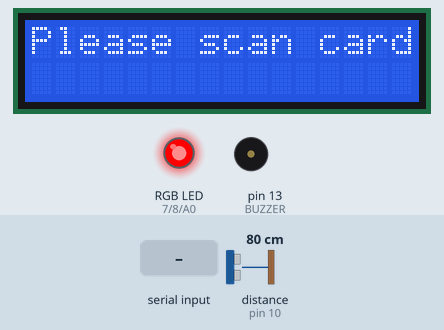
This sketch was run on a simulated Arduino Uno, built with avr-gcc and run on an emulated ATmega328P. On the bench: 16×2 character LCD, an RGB LED mixed from three pins (HIGH = lit), buzzer (waves = sounding, pin HIGH). Wiring (inferred from the names in the program): ultrasonic range finder: trigger pin 9; echo pin 10. Dashed ring = blinking. The test bench sets the inputs (shaded band); at power-on: distance to the obstacle (sensor on pin 10) 80 cm. The echo pulse lasts 58.3 µs per cm; pins used as bus, display or sensor lines are not drawn; what the sketch prints to the serial monitor is not drawn.

Above: at 2.7 s.
2.8 s: distance to the obstacle (sensor on pin 10) set to 2 cm
At 3.4 s:
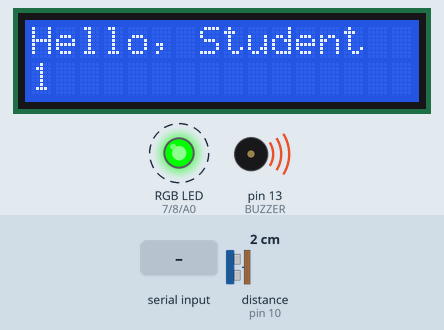
5.8 s: "RESET\n" received over Serial
At 6.2 s:
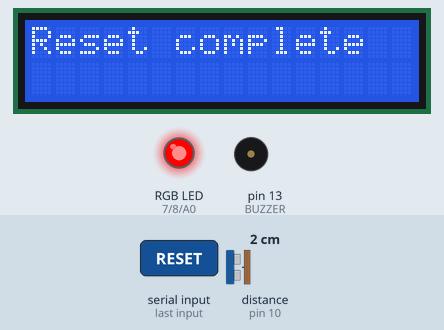
7.8 s: distance to the obstacle (sensor on pin 10) set to 4 cm
At 8.7 s:
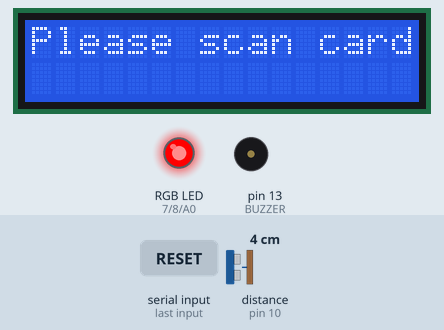
Timing chart, 0 to 10.8 s (numbered marks = the images above; inputs shaded):
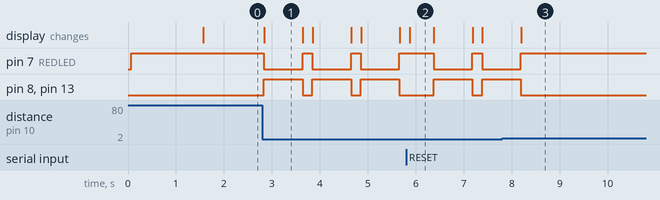

The sketch:

sketch_nov11a.ino
```cpp
#include <LiquidCrystal.h>

// -------------------- LCD SETUP --------------------
LiquidCrystal lcd(12, 11, 5, 4, 3, 2);  // RS, E, D4, D5, D6, D7

// -------------------- ULTRASONIC SENSOR --------------------
#define trigPin 9
#define echoPin 10

// -------------------- RGB LED & BUZZER --------------------
// Leg 1 (BLUE)  -> A0  (through 220Ω resistor)
// Leg 2 (GREEN) -> 8   (through 220Ω resistor)
// Leg 3 (LONG)  -> GND
// Leg 4 (RED)   -> 7   (through 220Ω resistor)
#define BLUELED  A0
#define GREENLED 8
#define REDLED   7
#define BUZZER   13   // active buzzer (+), (-) to GND

// -------------------- ATTENDANCE STATE --------------------
int currentStudent = 1;
const int maxStudents = 25;
bool wasNear = false;

// -------------------- SERIAL INPUT BUFFER (for RESET cmd) --------------------
String inputLine = "";

// -------------------- SETUP --------------------
void setup() {
  Serial.begin(9600);

  lcd.begin(16, 2);

  pinMode(trigPin, OUTPUT);
  pinMode(echoPin, INPUT);

  pinMode(REDLED, OUTPUT);
  pinMode(GREENLED, OUTPUT);
  pinMode(BLUELED, OUTPUT);
  pinMode(BUZZER, OUTPUT);

  // Start in idle: red LED, "Please scan card"
  setColor(true, false, false);  // red on
  digitalWrite(BUZZER, LOW);

  lcd.clear();
  lcd.setCursor(0, 0);
  lcd.print("Smart Attendance");
  delay(1500);

  lcd.clear();
  lcd.setCursor(0, 0);
  lcd.print("Please scan card");
}

// -------------------- DISTANCE FUNCTION --------------------
long getDistance() {
  digitalWrite(trigPin, LOW);
  delayMicroseconds(2);
  digitalWrite(trigPin, HIGH);
  delayMicroseconds(10);
  digitalWrite(trigPin, LOW);

  long duration = pulseIn(echoPin, HIGH, 30000); // 30ms timeout
  if (duration == 0) return 400;                 // no echo

  return duration * 0.034 / 2;                   // cm
}

// -------------------- RGB HELPER --------------------
void setColor(bool r, bool g, bool b) {
  // COMMON CATHODE: HIGH = ON
  digitalWrite(REDLED,   r ? HIGH : LOW);
  digitalWrite(GREENLED, g ? HIGH : LOW);
  digitalWrite(BLUELED,  b ? HIGH : LOW);
}

// -------------------- SERIAL COMMAND HANDLER --------------------
void handleSerial() {
  while (Serial.available()) {
    char c = Serial.read();

    // Treat newline or carriage return as end of command
    if (c == '\n' || c == '\r') {
      if (inputLine.length() > 0) {
        if (inputLine == "RESET") {
          // Reset student counter
          currentStudent = 1;
          wasNear = false; // optional: avoid immediate re-trigger

          // Optional: brief LCD feedback
          lcd.clear();
          lcd.setCursor(0, 0);
          lcd.print("Reset complete");
          delay(500);
          lcd.clear();
          lcd.setCursor(0, 0);
          lcd.print("Please scan card");
        }
      }
      inputLine = ""; // clear buffer
    } else {
      // Add printable chars to the buffer
      if (c >= 32 && c <= 126) {
        inputLine += c;
      }
    }
  }
}

// -------------------- MAIN LOOP --------------------
void loop() {
  // First, check if any serial command came in (e.g. RESET from web app)
  handleSerial();

  long distance = getDistance();
  bool near = (distance <= 1);   // is card in front of scanner?

  // ---- scanner event: when we go from far -> near ----
  if (near && !wasNear && currentStudent <= maxStudents) {
    // Simulate a card scan for this student
    Serial.print("SCAN ");
    Serial.println(currentStudent);

    // Beep + green LED
    setColor(false, true, false);   // green
    digitalWrite(BUZZER, HIGH);

    // Greeting on LCD
    lcd.clear();
    lcd.setCursor(0, 0);
    lcd.print("Hello, Student");
    lcd.setCursor(0, 1);
    lcd.print(currentStudent);

    delay(800);   // show greeting + beep briefly, 0.8 second

    // Stop beep
    digitalWrite(BUZZER, LOW);

    // Return to idle: red LED, "Please scan card"
    setColor(true, false, false);   // red
    lcd.clear();
    lcd.setCursor(0, 0);
    lcd.print("Please scan card");

    currentStudent++;
  }
  // ---- IDLE: no object close -> red LED, no beep ----
  else if (!near) {
    setColor(true, false, false);   // red on
    digitalWrite(BUZZER, LOW);
    // LCD already shows "Please scan card" from setup or last scan
  }

  wasNear = near;
  delay(100);
}
```

Measured:
- after the input at 2.8 s, pin 7 (REDLED): alternates HIGH for 0.21 s and LOW for 0.80 s, starting at once; pin 8 (GREENLED), pin 13 (BUZZER): alternates HIGH for 0.80 s and LOW for 0.21 s, starting at once; the display: changes at once (image 1)
- after the input at 5.8 s, the display: changes after 0.07 s (image 2)
- after the input at 7.8 s, pin 7 (REDLED): goes on until 8.2 s, then stays HIGH; pin 8 (GREENLED), pin 13 (BUZZER): goes on until 8.2 s, then stays LOW
- what the display in image 1 shows lasts 0.8 s, from 2.8 s to 3.6 s
- what the display in image 2 shows lasts 0.5 s, from 5.9 s to 6.4 s
